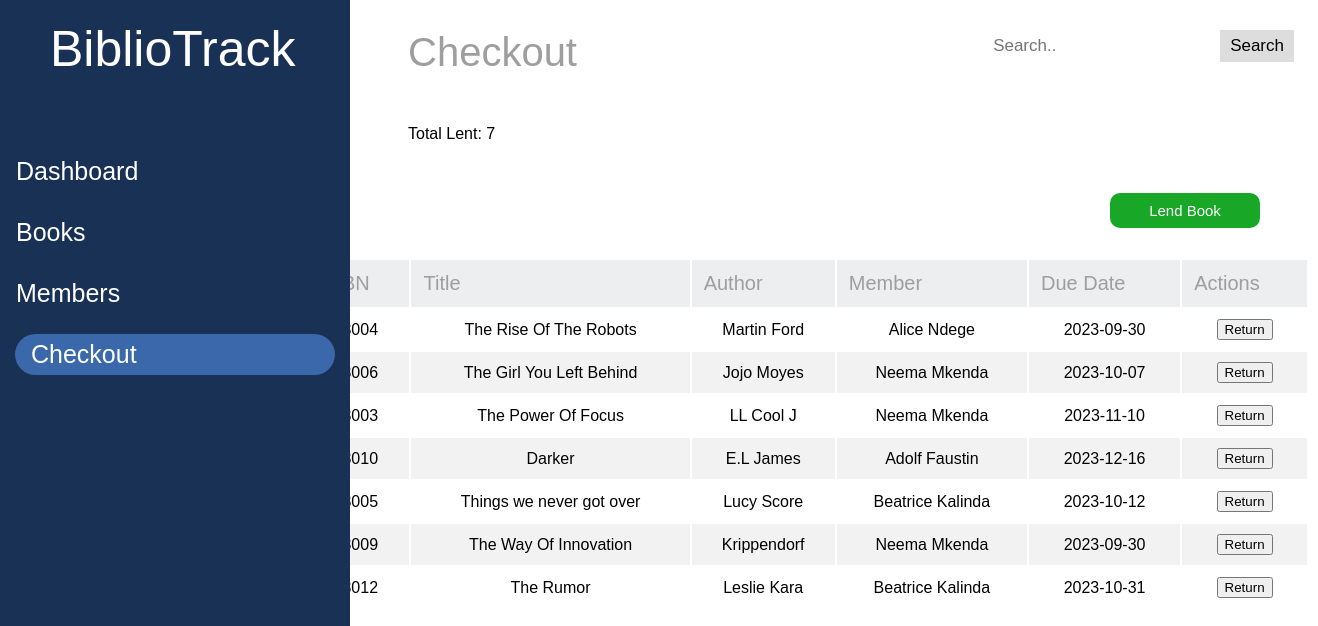
Page /checkout.html on the committed database.
### app.py (models this page shows)
class Borrowed(db.Model):
    id = db.Column(db.Integer, primary_key=True)
    isbn_number = db.Column(db.Integer, db.ForeignKey('book.isbn'), nullable=False)
    book_name = db.Column(db.Integer, db.ForeignKey('book.title'), nullable=False)
    author_name = db.Column(db.Integer, db.ForeignKey('book.author'), nullable=False)
    member_name = db.Column(db.Integer, db.ForeignKey('member.name'), nullable=False)
    borrowed_date = db.Column(db.Date, nullable=False)

### app.py (the view)
@app.route('/checkout.html')
def checkout():
    books = Book.query.all()
    members = Member.query.all()
    borrowed_books = Borrowed.query.all()
    borrowed_count = len(borrowed_books)  # Calculate the count of borrowed books
    return render_template('checkout.html', books=books, members=members, borrowed_books=borrowed_books, borrowed_count=borrowed_count)

### templates/checkout.html (shortened to what this page needs)
<!DOCTYPE html>
<html lang="en">
<head>
    <link rel="stylesheet" href="static/css/styles.css">
</head>
<body>
    <nav class="sidenav">
        <div class="label"><div class="text-wrapper">BiblioTrack</div></div>
        <div class="divider">
            <a href="Dashboard.html">Dashboard</a>
            <a href="Books.html">Books</a>
            <a href="Members.html">Members</a>
            <a class="active" href="checkout.html">Checkout</a>
        </div>
    </nav>
    <div class="topnav">
        <div class="search-container">
            <form action="/search" method="get">
                <input type="text" name="q" placeholder="Search..">
                <button type="submit">Search</button>
            </form>
        </div>
    </div>
    <h1 class="pageDetail">Checkout</h1>
    <main>
        <p class="totals">Total Lent: {{ borrowed_count }}</p>
        <button class="lendBook" onclick="openLendForm()">Lend Book</button>
        <table class="lendTable">
            <thead>
                <tr>
                    <th>ISBN</th>
                    <th>Title</th>
                    <th>Author</th>
                    <th>Member</th>
                    <th>Due Date</th>
                    <th>Actions</th>
                </tr>
            </thead>
            <tbody>
                {% for book in borrowed_books %}
                <tr>
                    <td>{{ book.isbn_number }}</td>
                    <td>{{ book.book_name }}</td>
                    <td>{{ book.author_name }}</td>
                    <td>{{ book.member_name }}</td>
                    <td>{{ book.borrowed_date }}</td>
                    <td><button class="returnBook" onclick="returnBook('{{ book.id }}')">Return</button></td>
                </tr>
                {% endfor %}
            </tbody>
        </table>
    </main>
    </body>
</html>

### static/css/styles.css (style rules this page uses)
.sidenav { height: 100%; width: 350px; position: fixed; z-index: 1; top: 0; left: 0; background-color: #193154; overflow-x: hidden; padding-top: 20px; }
.sidenav a { padding: 6px 8px 6px 16px; text-decoration: none; font-size: 25px; font-family: "Miriam Libre-Regular", Helvetica; font-weight: 400; color: #ffffff; display: block; margin-top: 20px; }
.divider { margin-top: 90px; }
.sidenav a.active { background-color: #3a68aa; color: white; border-radius: 40px; margin-left: 15px; margin-right: 15px; }
.label { width: 277px; height: 41px; }
.label .text-wrapper { position: fixed; width: 277px; top: 20px; left: 50px; font-family: "Miriam Libre-Regular", Helvetica; font-weight: 400; color: #ffffff; font-size: 50px; letter-spacing: 0; line-height: normal; white-space: nowrap; }
.topnav { top: 0; margin-top: 30px; }
.topnav .search-container { float: right; }
.topnav input[type=text] { padding: 6px; font-size: 17px; border: none; }
.topnav .search-container button { float: right; padding: 6px 10px; margin-right: 16px; background: #ddd; font-size: 17px; border: none; cursor: pointer; }
.pageDetail { margin-left: 400px; margin-right: 50px; margin-bottom: 50px; font-family: "Miriam Libre-Regular", Helvetica; font-weight: 500; font-size: 40px; color: #9e9e9e; }
.totals { margin-left: 400px; margin-right: 50px; margin-bottom: 50px; font-family: "Miriam Libre-Regular", Helvetica; margin-top: 50px; width: 500px; }
.lendBook { width: 150px; height: 35px; background-color: #18A726; color: #ffffff; border-radius: 10px; border: none; font-family: "Miriam Libre-Regular", Helvetica; font-weight: 500; font-size: 15px; letter-spacing: 0; line-height: normal; text-align: center; float: right; margin-right: 50px; }
.lendTable { margin: 50px auto; font-family: "Miriam Libre-Regular", Helvetica; width: 1300px; padding-left: 300px; padding-top: 30px; }
.lendTable th { font-weight: 500; font-size: 20px; color: #9e9e9e; background-color: #edeef0; padding: 12px; text-align: left; }
.lendTable td { padding: 10px; text-align: center; }
.lendTable tr:nth-child(even) { background-color: #f2f2f2; }

### rows in the picture
Borrowed: isbn_number "3004", book_name "The Rise Of The Robots", author_name "Martin Ford", member_name "Alice Ndege", borrowed_date "2023-09-30"
Borrowed: isbn_number "3006", book_name "The Girl You Left Behind", author_name "Jojo Moyes", member_name "Neema Mkenda", borrowed_date "2023-10-07"
Borrowed: isbn_number "3003", book_name "The Power Of Focus", author_name "LL Cool J", member_name "Neema Mkenda", borrowed_date "2023-11-10"
Borrowed: isbn_number "3010", book_name "Darker", author_name "E.L James", member_name "Adolf Faustin", borrowed_date "2023-12-16"
Borrowed: isbn_number "3005", book_name "Things we never got over", author_name "Lucy Score", member_name "Beatrice Kalinda", borrowed_date "2023-10-12"
Borrowed: isbn_number "3009", book_name "The Way Of Innovation", author_name "Krippendorf", member_name "Neema Mkenda", borrowed_date "2023-09-30"
Borrowed: isbn_number "3012", book_name "The Rumor", author_name "Leslie Kara", member_name "Beatrice Kalinda", borrowed_date "2023-10-31"

### other values in the picture
{{ borrowed_count }} "7"
